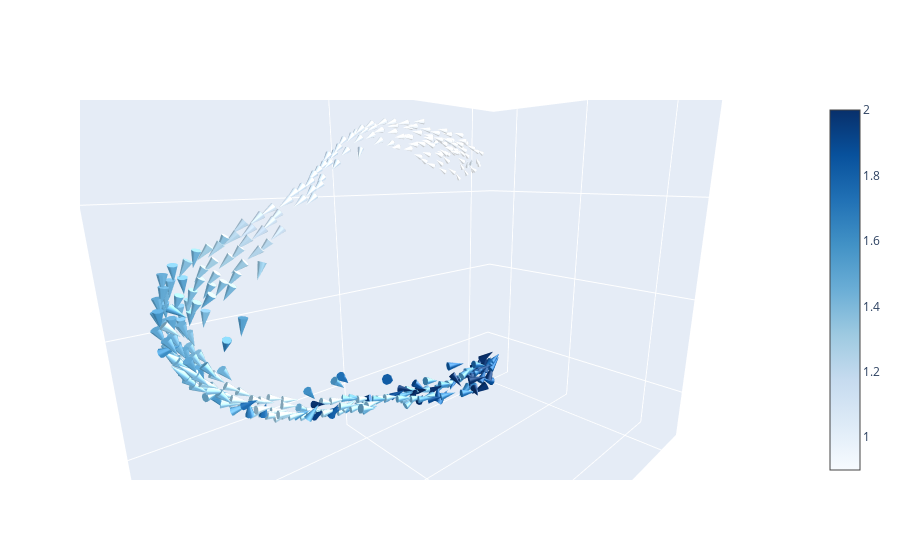

Notebook cell for this chart:
### Code cell
pert = "wik"#, "gdf3", 'TGFB-i', "tbxta"]
# c = "magma"#, "Reds", "Purples", "Greens"]

# size_ref_vec = np.linspace(1, 4.5, 50).tolist() + 40*[4.5]
# cmax = 9
cone_path = os.path.join(figure_path, "cone_frames_wt_magma", "")
if not os.path.isdir(cone_path):
    os.makedirs(cone_path)

# times_to_plot = np.linspace(18, 56, 50)
# times_to_plot[-1] = 72


# for t, time in enumerate(tqdm(times_to_plot, "Generating cone plots....")):
df = cluster_df.copy()#.loc[cluster_df["master_perturbation"]==pert,:]

df.loc[cluster_df["master_perturbation"]!=pert,["dZ_norm"]] = 0
df.loc[cluster_df["master_perturbation"]!=pert,["dY_norm"]] = 0
df.loc[cluster_df["master_perturbation"]!=pert,["dX_norm"]] = 0

# n=10
# dist_mat = sklearn.metrics.pairwise_distances(df.loc[:, ["X", "Y", "Z"]].to_numpy())
# dist_mat_sorted = np.sort(dist_mat, axis=1)
# local_density = np.mean(dist_mat_sorted[:, 1:n+1], axis=1)

# df["dX_norm2"] = np.divide(df["dX_norm"], local_density)
# df["dY_norm2"] = np.divide(df["dY_norm"], local_density)
# df["dZ_norm2"] = np.divide(df["dZ_norm"], local_density)

fig = go.Figure()

fig.update_layout(scene = dict(
                xaxis_title='UMAP 1',
                yaxis_title='UMAP 2',
                zaxis_title='UMAP 3',
                xaxis = dict(showticklabels=False),
                yaxis = dict(showticklabels=False),
                zaxis = dict(showticklabels=False)))

angle = angle_vec[0]
za = 0.25
vec = np.asarray([math.cos(angle), math.sin(angle), za])
vec = vec*2
camera = dict(
eye=dict(x=vec[0], y=vec[1], z=vec[2]))
    
lim_scene =  dict(
                xaxis = dict(nticks=4, range=[-2, 12],),
                yaxis = dict(nticks=4, range=[-10, 12],),
                zaxis = dict(nticks=4, range=[-7.5, 10],),)

fig.update_layout(scene_camera=camera, scene_dragmode='orbit')
    #define the trace for triangle sides
cones = go.Cone(
    x=df["Z"],
    y=df["X"],
    z=df["Y"],
    u=df["dZ_norm"],
    v=df["dX_norm"],
    w=df["dY_norm"],
    colorscale="Blues",
    sizemode="absolute",
    sizeref=4.5, 
    # cauto=True,
    cmin=0.9,
    cmax=2,
    # anchor="tip",
    showscale=True,
lighting_specular=2)
    
fig.add_trace(cones)
# fig.update_layout(
# autosize=False,
# width=1500,
# height=1500)
fig.update_layout(scene=lim_scene)

# fig = make_rotating_figure(fig, angle_vec, cone_path)
fig.write_image(os.path.join(figure_path, "cone_plot_blue.png"), scale=3)


fig.show()

### Figure 1 — Plotly figure (JSON) as saved in the notebook; plotly's stock layout.template omitted (floating-point values rounded to 4 significant figures; data arrays with more than 128 entries replaced by an {"elided": "..."} marker saying what was removed)
{"data": [{"cmax": 2, "cmin": 0.9, "colorscale": [[0, "rgb(247,251,255)"], [0.125, "rgb(222,235,247)"], [0.25, "rgb(198,219,239)"], [0.375, "rgb(158,202,225)"], [0.5, "rgb(107,174,214)"], [0.625, "rgb(66,146,198)"], [0.75, "rgb(33,113,181)"], [0.875, "rgb(8,81,156)"], [1, "rgb(8,48,107)"]], "lighting": {"specular": 2}, "showscale": true, "sizemode": "absolute", "sizeref": 4.5, "type": "cone", "u": {"elided": "1017 float values"}, "v": {"elided": "1017 float values"}, "w": {"elided": "1017 float values"}, "x": {"elided": "1017 float values"}, "y": {"elided": "1017 float values"}, "z": {"elided": "1017 float values"}}], "layout": {"autosize": true, "scene": {"aspectmode": "auto", "aspectratio": {"x": 0.7681, "y": 1.282, "z": 1.016}, "camera": {"center": {"x": 0, "y": 0, "z": 0}, "eye": {"x": 0.7897, "y": -0.7706, "z": 0.2758}, "projection": {"type": "perspective"}, "up": {"x": -0.1736, "y": 0.1694, "z": 0.9701}}, "dragmode": "orbit", "xaxis": {"nticks": 4, "range": [-2, 12], "showticklabels": false, "title": {"text": "UMAP 1"}, "type": "linear"}, "yaxis": {"nticks": 4, "range": [-10, 12], "showticklabels": false, "title": {"text": "UMAP 2"}, "type": "linear"}, "zaxis": {"nticks": 4, "range": [-7.5, 10], "showticklabels": false, "title": {"text": "UMAP 3"}, "type": "linear"}}}}
